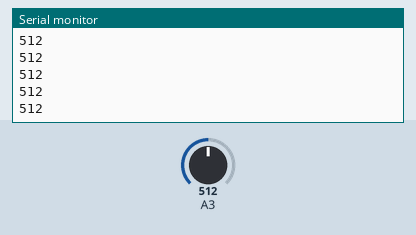
Bench run of a sketch on a simulated Arduino Uno, built with avr-gcc and run on an emulated ATmega328P. Parts: the last lines printed to the serial monitor. The test bench sets the inputs (shaded band); at power-on: A3 = 512.

Above: at 2.2 s.
2.3 s: A3 set to 716
At 3.4 s:
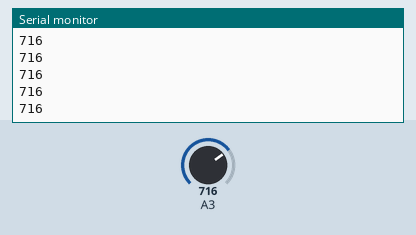
3.8 s: A3 set to 900
At 4.9 s:
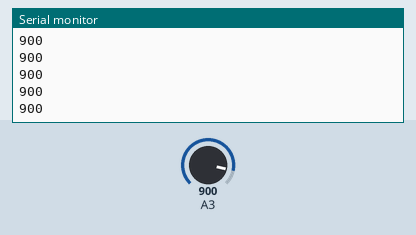
Timing chart, 0 to 6.8 s (numbered marks = the images above; inputs shaded):
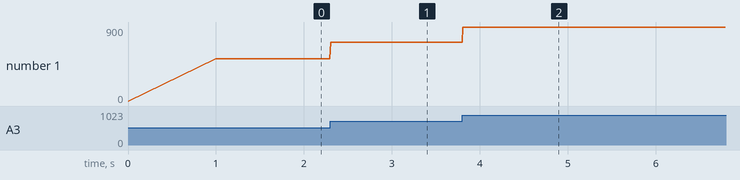

Measured:
- after the input at 2.3 s, the serial monitor: prints a new line at once (image 1)
- after the input at 3.8 s, the serial monitor: prints a new line at once (image 2)
- plotted number 1: 512 → 716 after the input at 2.3 s, 716 → 900 after the input at 3.8 s

The sketch:

adc.ino
```cpp
void setup() {
  Serial.begin(9600);

  Serial.println(0);
  delay(1000);
}

void loop() {
  Serial.println(analogRead(A3));
  delay(10);
}
```
